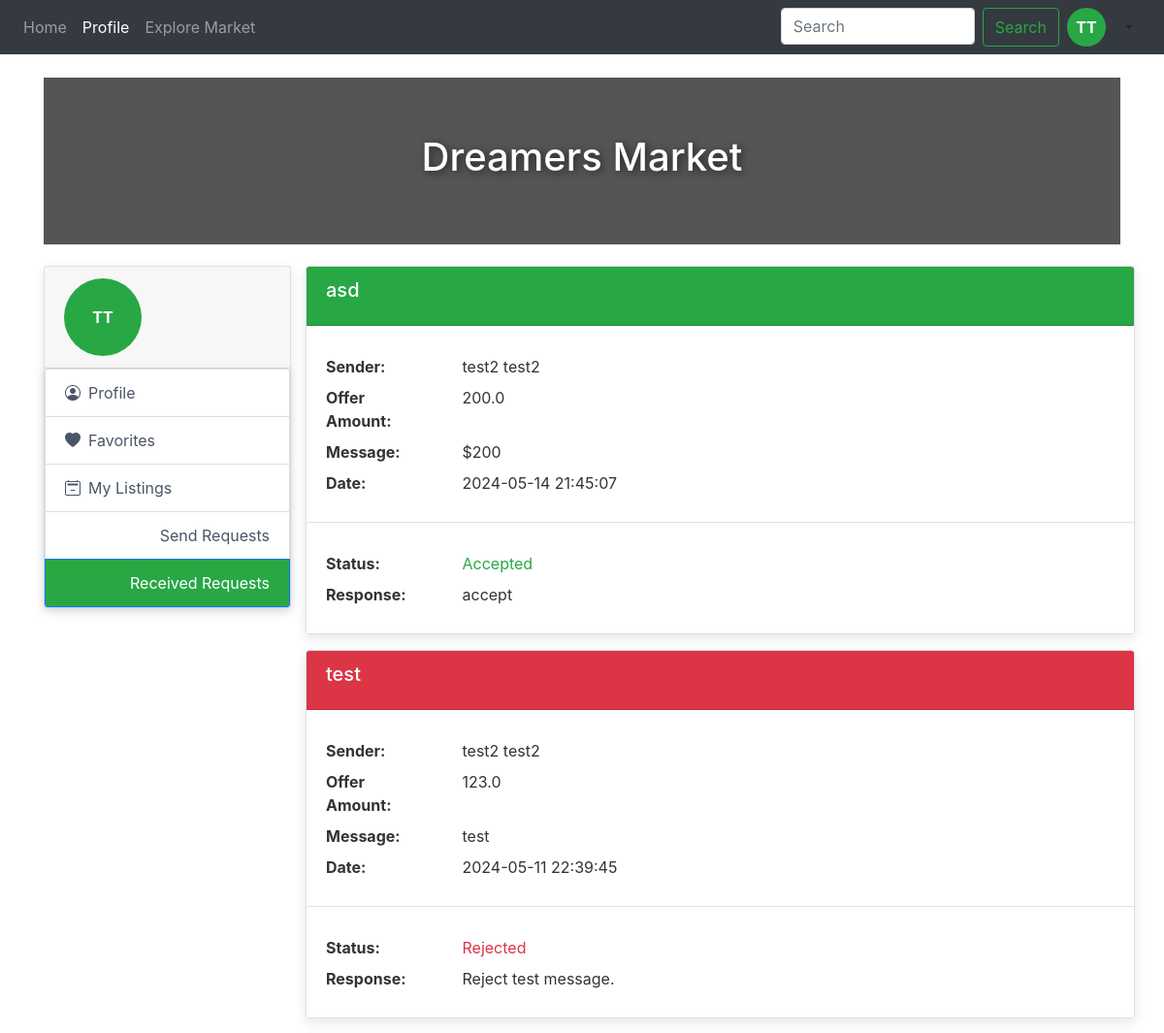
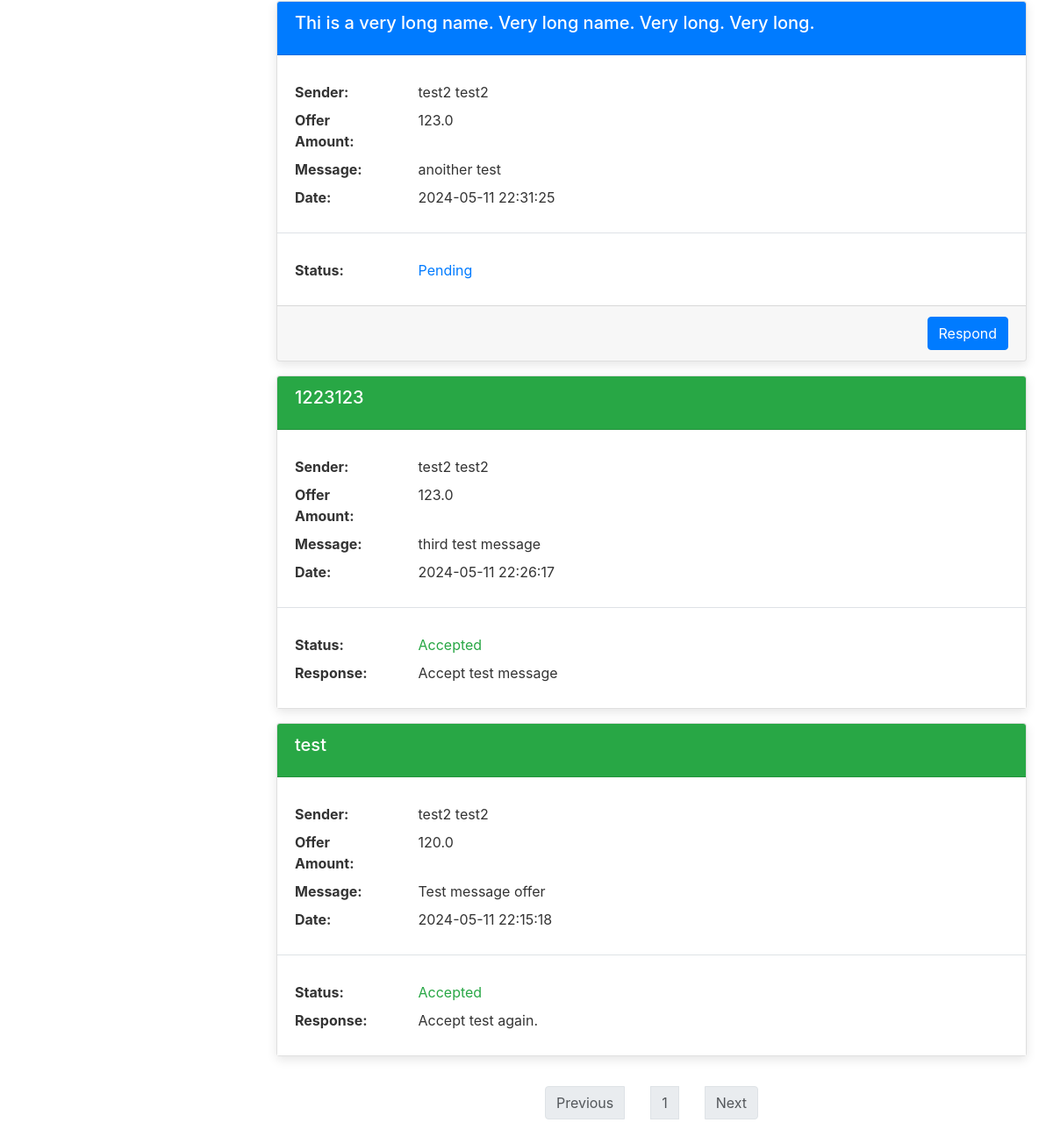
The app's page /me/received-requests (signed in) with its own data (2 pictures, top to bottom).
### app/models.py (models this page shows, shortened)
class User(UserMixin, db.Model):
    __tablename__ = 'user'
    id = db.Column(db.Integer, primary_key=True)
    email = db.Column(db.String(255), unique=True, nullable=False)
    first_name = db.Column(db.String(100), nullable=False)
    last_name = db.Column(db.String(100), nullable=False)
    password = db.Column(db.String(255), nullable=False)
    phone_number = db.Column(db.String(20))
    join_date = db.Column(db.DateTime(), nullable=False, default=datetime.datetime.now)
    last_login = db.Column(db.DateTime(), nullable=False, default=datetime.datetime.now)
    saved_items = db.relationship("UserItemSaved", backref="user", lazy="dynamic")
    sender_item_requests = db.relationship('ItemRequest', backref='sender', lazy="dynamic", foreign_keys="ItemRequest.sender_id")
    receiver_item_requests = db.relationship('ItemRequest', backref='receiver', lazy="dynamic", foreign_keys="ItemRequest.receiver_id")
    comments = db.relationship('Comment', backref='user', lazy="dynamic")
    items = db.relationship('Item', backref='user', lazy="dynamic")
    address = db.relationship('Address', backref='user', uselist=False)
    bids = db.relationship('Bid', backref='user', lazy="dynamic")

class ItemRequest(db.Model):
    __table_name = 'item_request'
    id = db.Column(db.Integer, primary_key=True)
    sender_id = db.Column(db.Integer, db.ForeignKey('user.id'))
    sender_message = db.Column(db.String(512))
    receiver_id = db.Column(db.Integer, db.ForeignKey('user.id'))
    receiver_message = db.Column(db.String(512))
    item_id = db.Column(db.Integer, db.ForeignKey('item.id'))
    create_time = db.Column(db.DateTime(), nullable=False, default=datetime.datetime.now)
    offer_amount = db.Column(db.Float, nullable=False, default=0.0)
    accepted = db.Column(db.Boolean)

class Item(db.Model):
    __tablename__ = 'item'
    id = db.Column(db.Integer, primary_key=True)
    user_id = db.Column(db.Integer, db.ForeignKey('user.id'))
    city_id = db.Column(db.Integer, db.ForeignKey('city.id'))
    category_id = db.Column(db.Integer, db.ForeignKey('category.id'))
    item_auction_id = db.Column(db.Integer, db.ForeignKey('item_auction.id'))
    title = db.Column(db.String(255), nullable=False)
    description = db.Column(db.Text)
    used = db.Column(db.Boolean, nullable=False, default=False)
    create_time = db.Column(db.DateTime(), nullable=False, default=datetime.datetime.now)
    price = db.Column(db.Float, nullable=False, default=0.0)
    delete_time = db.Column(db.DateTime(), nullable=True)
    sold_time = db.Column(db.DateTime(), nullable=True)
    photos = db.relationship('Photo', backref='item')
    comments = db.relationship('Comment', backref='item', lazy="dynamic")
    item_auction = db.relationship('ItemAuction', backref='item', uselist=False)
    saved_users = db.relationship('UserItemSaved', backref='item', lazy="dynamic")
    item_requests = db.relationship('ItemRequest', backref='item', lazy="dynamic")
    city = db.relationship('City', backref='items', uselist=False)
    thumb_photo_url=None
    posted_date=None
    saved_by_user=False

### app/me/routes.py (the view)
@me_blueprint.route('/received-requests', methods=['GET'])
def received_requests():
    filter = BaseFilteringParameters()
    filter.from_request(request)
    received_requests = ItemRequest.query\
        .filter_by(receiver_id=current_user.id)\
        .order_by(ItemRequest.create_time.desc())\
        .paginate(page=filter.page, per_page=filter.per_page)
    return render_template('me/received-requests.html', received_requests=received_requests, filter=filter)

### app/templates/me/received-requests.html (shortened to what this page needs)
{% extends 'me/me-base.html' %}
{% set active_page = "me/received-requests" %}
{% import 'macros/pagination.html' as pagination %}
{% import 'me/macros/received-request.html' as macro_received_request %}
{% block right_content %}
    <div class="gap-3 row">
        {% for request in received_requests %}
            <div class="card received-request-card p-0" data-item-request-id="{{ request.id }}">
                <div class="card-header {{ "bg-primary" if request.accepted is none else "bg-success" if request.accepted else "bg-danger"}}">
                    <a class="link-underline link-underline-opacity-0" href="{{ url_for('item.item', item_id=request.item.id) }}">
                        <h5 class="card-title text-white">{{ request.item.title }}</h5>
                    </a>
                </div>
                <div class="card-body border-bottom">
                    <dl class="row mb-0">
                        <dt class="col-2 mb-2">
                            Sender:
                        </dt>
                        <dd class="col-10">
                            {{ request.sender.first_name + " " + request.sender.last_name }}
                        </dd>
                        <dt class="col-2 mb-2">
                            Offer Amount:
                        </dt>
                        <dd class="col-10">
                            {{ request.offer_amount }}
                        </dd>
                        <dt class="col-2 mb-2">
                            Message:
                        </dt>
                        <dd class="col-10">
                            {{ request.sender_message }}
                        </dd>
                        <dt class="col-2 mb-2">
                            Date:
                        </dt>
                        <dd class="col-10">
                            {{ request.create_time.strftime("%Y-%m-%d %H:%M:%S") }}
                        </dd>
                    </dl>
                </div>
                <div class="card-body">
                    <dl class="row mb-0">
                        <dt class="col-2 mb-2">
                            Status:
                        </dt>
                        <dd class="col-10">
                            <span class="{{ "text-primary" if request.accepted is none else "text-success" if request.accepted else "text-danger"}}">
                                {{ "Pending" if request.accepted is none else "Accepted" if request.accepted else "Rejected"}}
                            </span>
                        </dd>
                        {% if request.accepted is not none %}
                            <dt class="col-2 mb-2">
                                Response:
                            </dt>
                            <dd class="col-10">
                                {{ request.receiver_message }}
                            </dd>
                        {% endif %}
                    </dl>
                </div>
                {% if request.accepted is none %}
                    <div class="card-footer text-end">
                        {{ macro_received_request.render_received_request_button(request, False) }}
                    </div>
                {% endif %}
            </div>
        {% endfor %}
    </div>
    {{ pagination.render_pagination('me.saved', received_requests, filter) }}
{% endblock %}

### app/templates/me/me-base.html (shortened to what this page needs)
{% extends 'base.html' %}
{% block css_styles %}
    {{ super() }}
    <link rel="stylesheet" href="{{ url_for('static', filename='css/me-base.css') }}">
    <link rel="stylesheet" href="https://cdnjs.cloudflare.com/ajax/libs/font-awesome/5.15.1/css/all.min.css">
{% endblock %}
{% block content %}
    <div class="top-image">
        <img src="{{ url_for('static', filename='img/top-second.jpg') }}" alt="Top Image" style="width: 100%; height: auto; display: block;">
        <div class="image-overlay">
            <h1>Dreamers Market</h1>
        </div>
    </div>
    <div class="row mt-5">
        <div class="col-lg-3">
            {% block left_side_nav %}
                <div class="card">
                    <div class="card-header text-center">
                        <a href="/me">
                            <div class="profile-initials rounded-circle" style="width: 80px; height: 80px; background-color: var(--primary-color); color: white; display: flex; justify-content: center; align-items: center; font-weight: bold;">
                                {{ current_user.first_name[0] | upper }}{{ current_user.last_name[-1] | upper }}
                            </div>
                        </a>
                    </div>
                    <ul class="list-group me-nav-list">
                        <a class="list-group-item list-group-item-action {{ 'active' if active_page == 'me' else '' }}" href="/me"><i class="bi bi-person-circle"></i>Profile</a>
                        <a class="list-group-item list-group-item-action {{ 'active' if active_page == 'me/saved' else '' }}" href="/me/saved"><i class="bi bi-heart-fill"></i>Favorites</a>
                        <a class="list-group-item list-group-item-action {{ 'active' if active_page == 'me/items' else '' }}" href="/me/items"><i class="bi bi-calendar2-minus"></i>My Listings</a>
                        <a class="list-group-item list-group-item-action text-end {{ 'active' if active_page == 'me/send-requests' else '' }}" href="/me/send-requests">Send Requests</a>
                        <a class="list-group-item list-group-item-action text-end {{ 'active' if active_page == 'me/received-requests' else '' }}" href="/me/received-requests">Received Requests</a>
                    </ul>
                </div>
            {% endblock %}
        </div>
        <div class="col-lg-9">
            <div class="right-content">
                {% block right_content %}{% endblock %}
            </div>
        </div>
    </div>
{% endblock %}

### app/templates/macros/pagination.html
{% macro render_pagination(route_name, pagination, filter) %}
{% set filter_str = filter.filter_to_url_for_string() %}
{% set filter_and = "" if filter_str == "" else "&" %}
<nav class="pb-4 pt-4" aria-label="Page navigation example">
  <ul class="pagination justify-content-center">
    <li class="page-item">
      <a class="page-link {{ 'disabled' if not pagination.has_prev }}" href="{{ url_for(route_name, page=pagination.prev_num) }}{{ filter_and }}{{ filter_str }}">Previous</a>
    </li>
    {% for page_index in pagination.iter_pages() %}
        {% if page_index %}
            {% if page_index == pagination.page %}
                <li class="page-item">
                    <a class="page-link disabled">
                        {{ page_index }}
                    </a>
                </li>
            {% else %}
                <li class="page-item">
                    <a class="page-link" href="{{ url_for(route_name, page=page_index) }}{{ filter_and }}{{ filter_str }}">
                        {{ page_index }}
                    </a>
                </li>
            {% endif %}
        {% else %}
            <li class="page-item">
                <a class="page-link disabled">
                    ...
                </a>
            </li>
        {% endif %}
    {% endfor %}
    <li class="page-item">
      <a class="page-link {{ 'disabled' if not pagination.has_next }}" href="{{ url_for(route_name, page=pagination.next_num) }}{{ filter_and }}{{ filter_str }}">Next</a>
    </li>
  </ul>
</nav>
{% endmacro %}

### app/templates/me/macros/received-request.html (shortened to what this page needs)
{% macro render_received_request_button(item_request, disable_button) %}
<button id="btnOpenReceivedRequestModal" type="button" class="btn btn-primary btn-received-request" {{ 'disabled' if disable_button }} data-item-request-id="{{ item_request.id }}" data-item="{{ item_request.item.id }}" data-bs-toggle="modal" data-bs-target="#receivedRequestModal">
    <span>Respond</span>
</button>
{% endmacro %}

### app/templates/base.html (shortened to what this page needs)
<!DOCTYPE html>
<html lang="en" style="height: 100%">
  <head>
    <link
      href="https://cdn.jsdelivr.net/npm/bootstrap@5.3.3/dist/css/bootstrap.min.css"
      rel="stylesheet"
    />
    <link
      href="https://cdn.jsdelivr.net/npm/bootstrap-icons/font/bootstrap-icons.css"
      rel="stylesheet"
    />
    <link rel="stylesheet" href="../static/css/home.css">
    {% block css_styles %}
      <link rel="stylesheet" href="{{ url_for('static', filename='css/main.css') }}" />
      <link rel="stylesheet" href="{{ url_for('static', filename='css/navbar.css') }}" />
    {% endblock %}
  </head>
  <body style="height: 100%">
    {% block navbar %}
      {% include 'navbar.html' %}
    {% endblock %}
    <div class="container mt-0">
      {% block content %}
      {% endblock %}
    </div>
    {% import 'macros/toast.html' as toast %}
    <link href="https://maxcdn.bootstrapcdn.com/bootstrap/4.5.2/css/bootstrap.min.css" rel="stylesheet">
  </body>
</html>

### app/templates/navbar.html (shortened to what this page needs)
<nav class="navbar navbar-expand-lg navbar-dark bg-dark">
  <div id="navbarDM" class="collapse navbar-collapse">
    <ul class="navbar-nav me-auto">
      <li class="nav-item">
        <a class="nav-link {{ 'active' if  request.path == '/'  else '' }}" aria-current="page" href="/">
          Home
        </a>
      </li>
      <li class="nav-item">
        <a class="nav-link {{ 'active' if request.path | regex_search("^" + url_for('me.me')) else '' }}" href="{{ url_for('me.me') }}">Profile</a>
      </li>
      <li class="nav-item">
        <a class="nav-link {{ 'active' if request.path | regex_search("^" + url_for('item.items')) else '' }}" href="{{ url_for('item.items') }}">Explore Market</a>
      </li>
    </ul>
    <div id="navRightContainer">
      <div id="navSearchContainer">
        <input id="navbarSearchInput" name="search_text" class="form-control me-2" type="search" placeholder="Search" aria-label="Search">
        <button id="btnNavbarSearch" class="btn btn-outline-success">Search</button>
      </div>
      <div class="nav-item dropdown nav-dropdown-container">
        <div class="profile-initials rounded-circle" style="width: 40px; height: 40px; background-color: var(--primary-color); color: white; display: flex; justify-content: center; align-items: center; font-weight: bold;">
          {{ current_user.first_name[0] | upper }}{{ current_user.last_name[-1] | upper }}
        </div>
        <div class="nav-link dropdown-toggle" id="navbarUserDropdown" role="button" data-toggle="dropdown" aria-haspopup="true" aria-expanded="false">
        </div>
      </div>
    </div>
  </div>
</nav>

### records on screen
User: first_name "T", last_name "T"
ItemRequest: item "asd", sender "test2 test2", offer_amount "200.0", sender_message "$200", create_time "2024-05-14 21:45:07", accepted "Accepted", receiver_message "accept"
ItemRequest: item "test", sender "test2 test2", offer_amount "123.0", sender_message "test", create_time "2024-05-11 22:39:45", accepted "Rejected", receiver_message "Reject test message."
ItemRequest: item "Thi is a very long name. Very long name. Very long. Very long.", sender "test2 test2", offer_amount "123.0", sender_message "anoither test", create_time "2024-05-11 22:31:25", accepted "Pending"
ItemRequest: item "1223123", sender "test2 test2", offer_amount "123.0", sender_message "third test message", create_time "2024-05-11 22:26:17", accepted "Accepted", receiver_message "Accept test message"
ItemRequest: item "test", sender "test2 test2", offer_amount "120.0", sender_message "Test message offer", create_time "2024-05-11 22:15:18", accepted "Accepted", receiver_message "Accept test again."

### other values on screen
{{ page_index }} "1"
